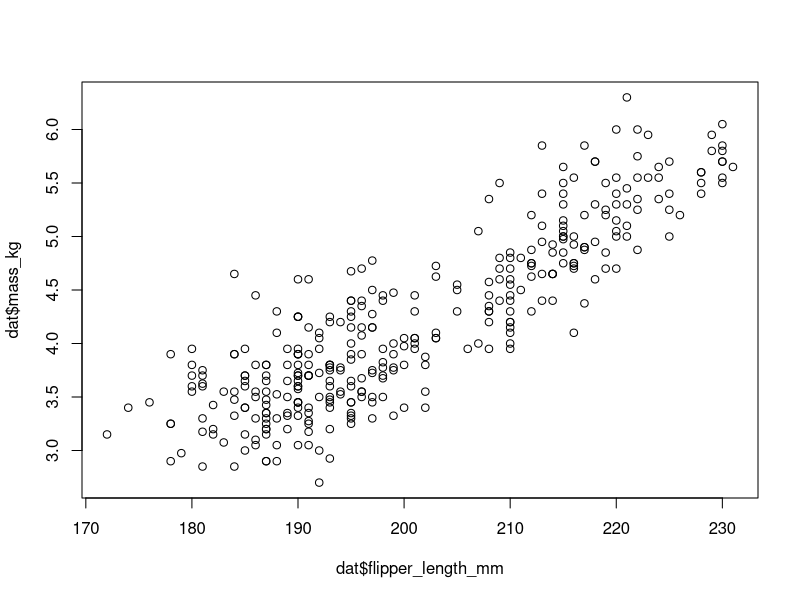

Reproduce this figure in R.
setwd("/Users/nick/Desktop/penguin stuff/final analysis")

dat <- read.csv("penguins.csv")
dat <- dat[!is.na(dat$body_mass_g), ]
dat$mass_kg <- dat$body_mass_g / 1000

# sam reckons the 2007 measurements were done differently, check this
# dat <- dat[dat$year > 2007, ]

table(dat$species, dat$island)

m <- lm(mass_kg ~ flipper_length_mm + species, data = dat)
summary(m)

# tried adding sex but it drops a pile of rows
# m2 <- lm(mass_kg ~ flipper_length_mm + species + sex, data = dat)
# anova(m, m2)

png("figure1.png")
plot(dat$flipper_length_mm, dat$mass_kg)
dev.off()

means <- tapply(dat$mass_kg, dat$species, mean)
means

write.csv(dat, "results.csv", row.names = FALSE)
